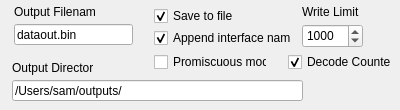
     <widget class="QWidget" name="tab_2">
      <attribute name="title">
       <string>RX</string>
      </attribute>
      <widget class="QLineEdit" name="recOutputFilename">
       <property name="geometry">
        <rect>
         <x>14</x>
         <y>24</y>
         <width>119</width>
         <height>21</height>
        </rect>
       </property>
       <property name="text">
        <string>dataout.bin</string>
       </property>
      </widget>
      <widget class="QCheckBox" name="pktRecordCheckBox">
       <property name="geometry">
        <rect>
         <x>154</x>
         <y>6</y>
         <width>101</width>
         <height>20</height>
        </rect>
       </property>
       <property name="text">
        <string>Save to file</string>
       </property>
       <property name="checked">
        <bool>true</bool>
       </property>
      </widget>
      <widget class="QLabel" name="label_22">
       <property name="geometry">
        <rect>
         <x>12</x>
         <y>60</y>
         <width>81</width>
         <height>16</height>
        </rect>
       </property>
       <property name="text">
        <string>Output Directory</string>
       </property>
      </widget>
      <widget class="QSpinBox" name="writeLimit_spinBox">
       <property name="geometry">
        <rect>
         <x>302</x>
         <y>24</y>
         <width>61</width>
         <height>24</height>
        </rect>
       </property>
       <property name="maximum">
        <number>999999</number>
       </property>
       <property name="value">
        <number>1000</number>
       </property>
      </widget>
      <widget class="QCheckBox" name="promiscModeCheckBox">
       <property name="geometry">
        <rect>
         <x>154</x>
         <y>52</y>
         <width>113</width>
         <height>20</height>
        </rect>
       </property>
       <property name="text">
        <string>Promiscuous mode</string>
       </property>
      </widget>
      <widget class="QLineEdit" name="recOutputDirectory">
       <property name="geometry">
        <rect>
         <x>12</x>
         <y>80</y>
         <width>291</width>
         <height>21</height>
        </rect>
       </property>
       <property name="text">
        <string>/Users/sam/outputs/</string>
       </property>
      </widget>
      <widget class="QCheckBox" name="appendInterfaceCheckBox">
       <property name="geometry">
        <rect>
         <x>154</x>
         <y>28</y>
         <width>137</width>
         <height>20</height>
        </rect>
       </property>
       <property name="text">
        <string>Append interface name</string>
       </property>
       <property name="checked">
        <bool>true</bool>
       </property>
      </widget>
      <widget class="QLabel" name="label_24">
       <property name="geometry">
        <rect>
         <x>302</x>
         <y>4</y>
         <width>71</width>
         <height>16</height>
        </rect>
       </property>
       <property name="text">
        <string>Write Limit</string>
       </property>
      </widget>
      <widget class="QLabel" name="label_23">
       <property name="geometry">
        <rect>
         <x>14</x>
         <y>4</y>
         <width>81</width>
         <height>16</height>
        </rect>
       </property>
       <property name="text">
        <string>Output Filename</string>
       </property>
      </widget>
      <widget class="QCheckBox" name="decodeCounterCheckBox">
       <property name="geometry">
        <rect>
         <x>288</x>
         <y>52</y>
         <width>103</width>
         <height>20</height>
        </rect>
       </property>
       <property name="text">
        <string>Decode Counter</string>
       </property>
       <property name="checked">
        <bool>true</bool>
       </property>
      </widget>
     </widget>
